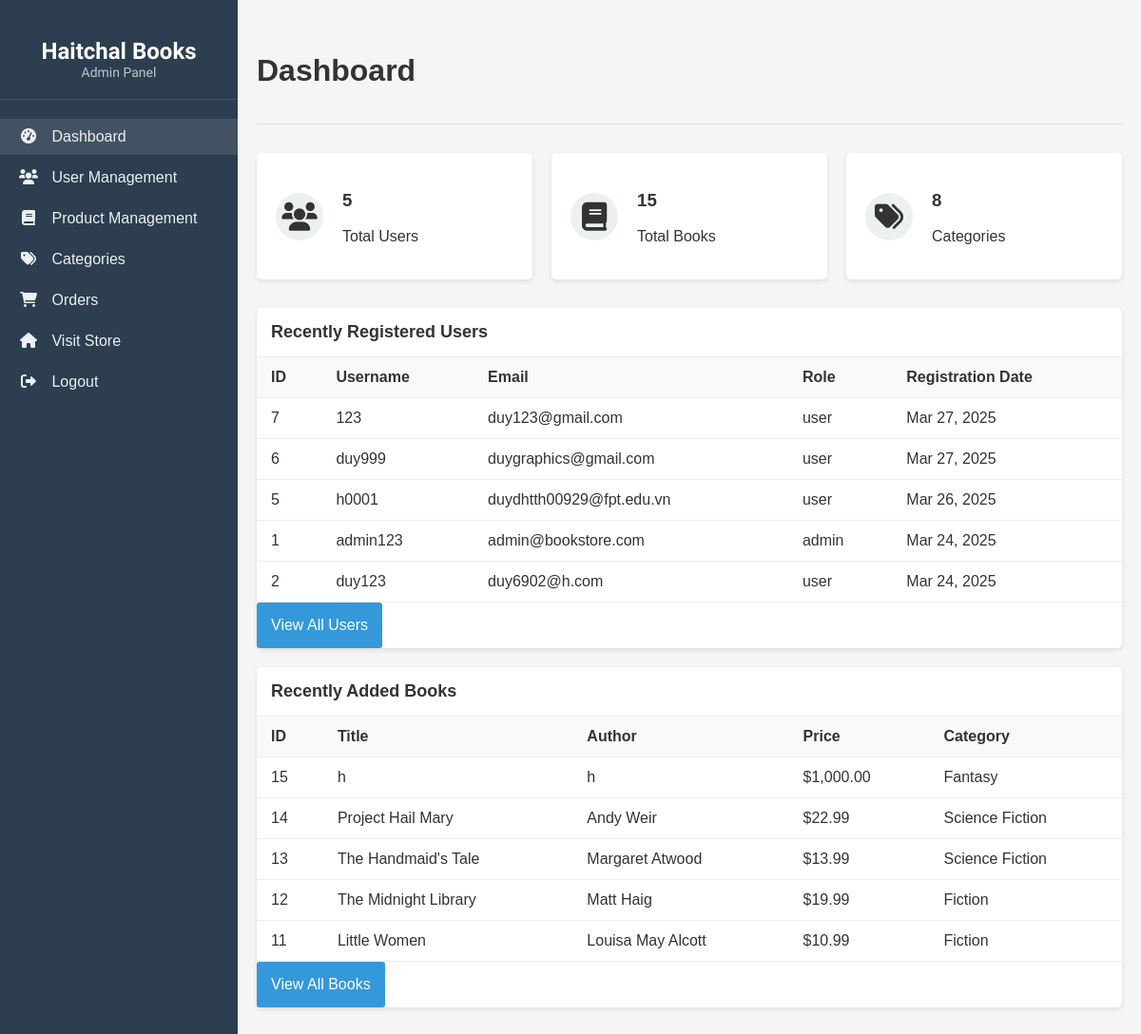
Page /admin/dashboard.php (signed in) on the committed database.
### tables this page shows
CREATE TABLE `users` (
  `user_id` int(11) NOT NULL,
  `username` varchar(50) NOT NULL,
  `password` varchar(255) NOT NULL,
  `email` varchar(100) NOT NULL,
  `name` varchar(100) NOT NULL,
  `address` varchar(255) DEFAULT NULL,
  `phone` varchar(20) DEFAULT NULL,
  `role` enum('admin','user') DEFAULT 'user',
  `registration_date` timestamp NOT NULL DEFAULT current_timestamp(),
  `full_name` varchar(100) DEFAULT NULL,
  `city` varchar(50) DEFAULT NULL,
  `state` varchar(50) DEFAULT NULL,
  `zip_code` varchar(20) DEFAULT NULL
);

CREATE TABLE `books` (
  `book_id` int(11) NOT NULL,
  `title` varchar(255) NOT NULL,
  `author` varchar(100) NOT NULL,
  `isbn` varchar(20) DEFAULT NULL,
  `price` decimal(10,2) NOT NULL,
  `description` text DEFAULT NULL,
  `publication_date` date DEFAULT NULL,
  `publisher` varchar(100) DEFAULT NULL,
  `cover_image` varchar(255) DEFAULT NULL,
  `stock_quantity` int(11) NOT NULL DEFAULT 0,
  `category_id` int(11) DEFAULT NULL,
  `is_featured` tinyint(1) DEFAULT 0
);

CREATE TABLE `categories` (
  `category_id` int(11) NOT NULL,
  `category_name` varchar(50) NOT NULL,
  `description` text DEFAULT NULL
);

### admin/dashboard.php (the view, shortened to what this page needs)
<?php
require_once '../connect.php';
$userCount = $conn->query("SELECT COUNT(*) as count FROM Users")->fetch_assoc()['count'];
$bookCount = $conn->query("SELECT COUNT(*) as count FROM Books")->fetch_assoc()['count'];
$categoryCount = $conn->query("SELECT COUNT(*) as count FROM Categories")->fetch_assoc()['count'];
$recentUsers = $conn->query("SELECT user_id, username, email, role, registration_date FROM Users ORDER BY registration_date DESC LIMIT 5");
$recentBooks = $conn->query("SELECT b.book_id, b.title, b.author, b.price, c.category_name
                             FROM Books b
                             JOIN Categories c ON b.category_id = c.category_id
                             ORDER BY b.book_id DESC LIMIT 5");
?>
<!DOCTYPE html>
<html lang="en">
<head>
    <link rel="stylesheet" href="https://cdnjs.cloudflare.com/ajax/libs/font-awesome/6.0.0/css/all.min.css">
    <link rel="stylesheet" href="../css/admin_styles.css">
</head>
<body>
    <div class="admin-container">
        <div class="sidebar">
            <div class="logo">
                <h1>Haitchal Books</h1>
                <span>Admin Panel</span>
            </div>
            <ul class="nav-menu">
                <li class="nav-item">
                    <a href="dashboard.php" class="nav-link <?php echo basename($_SERVER['PHP_SELF']) == 'dashboard.php' ? 'active' : ''; ?>">
                        <i class="fas fa-tachometer-alt"></i> Dashboard
                    </a>
                </li>
                <li class="nav-item">
                    <a href="user_management.php" class="nav-link <?php echo basename($_SERVER['PHP_SELF']) == 'user_management.php' ? 'active' : ''; ?>">
                        <i class="fas fa-users"></i> User Management
                    </a>
                </li>
                <li class="nav-item">
                    <a href="product_management.php" class="nav-link <?php echo basename($_SERVER['PHP_SELF']) == 'product_management.php' ? 'active' : ''; ?>">
                        <i class="fas fa-book"></i> Product Management
                    </a>
                </li>
                <li class="nav-item">
                    <a href="category_management.php" class="nav-link <?php echo basename($_SERVER['PHP_SELF']) == 'category_management.php' ? 'active' : ''; ?>">
                        <i class="fas fa-tags"></i> Categories
                    </a>
                </li>
                <li class="nav-item">
                    <a href="order_management.php" class="nav-link <?php echo basename($_SERVER['PHP_SELF']) == 'order_management.php' ? 'active' : ''; ?>">
                        <i class="fas fa-shopping-cart"></i> Orders
                    </a>
                </li>
                <li class="nav-item">
                    <a href="../php/homepage.php" class="nav-link">
                        <i class="fas fa-home"></i> Visit Store
                    </a>
                </li>
                <li class="nav-item">
                    <a href="../php/logout.php" class="nav-link">
                        <i class="fas fa-sign-out-alt"></i> Logout
                    </a>
                </li>
            </ul>
        </div>
        <div class="main-content">
            <div class="header">
                <h1><?php echo basename($_SERVER['PHP_SELF']) == 'dashboard.php' ? 'Dashboard' : 'User Management'; ?></h1>
            </div>
            <div class="dashboard-stats">
                <div class="stat-card">
                    <div class="icon users">
                        <i class="fas fa-users"></i>
                    </div>
                    <div class="info">
                        <h3><?php echo $userCount; ?></h3>
                        <p>Total Users</p>
                    </div>
                </div>
                <div class="stat-card">
                    <div class="icon books">
                        <i class="fas fa-book"></i>
                    </div>
                    <div class="info">
                        <h3><?php echo $bookCount; ?></h3>
                        <p>Total Books</p>
                    </div>
                </div>
                <div class="stat-card">
                    <div class="icon categories">
                        <i class="fas fa-tags"></i>
                    </div>
                    <div class="info">
                        <h3><?php echo $categoryCount; ?></h3>
                        <p>Categories</p>
                    </div>
                </div>
            </div>
            <div class="recent-section">
                <h2>Recently Registered Users</h2>
                <table class="data-table">
                    <thead>
                        <tr>
                            <th>ID</th>
                            <th>Username</th>
                            <th>Email</th>
                            <th>Role</th>
                            <th>Registration Date</th>
                        </tr>
                    </thead>
                    <tbody>
                        <?php while ($user = $recentUsers->fetch_assoc()): ?>
                        <tr>
                            <td><?php echo $user['user_id']; ?></td>
                            <td><?php echo htmlspecialchars($user['username']); ?></td>
                            <td><?php echo htmlspecialchars($user['email']); ?></td>
                            <td><?php echo htmlspecialchars($user['role']); ?></td>
                            <td><?php echo date('M d, Y', strtotime($user['registration_date'])); ?></td>
                        </tr>
                        <?php endwhile; ?>
                    </tbody>
                </table>
                <a href="user_management.php" class="btn view-all">View All Users</a>
            </div>
            <div class="recent-section">
                <h2>Recently Added Books</h2>
                <table class="data-table">
                    <thead>
                        <tr>
                            <th>ID</th>
                            <th>Title</th>
                            <th>Author</th>
                            <th>Price</th>
                            <th>Category</th>
                        </tr>
                    </thead>
                    <tbody>
                        <?php while ($book = $recentBooks->fetch_assoc()): ?>
                        <tr>
                            <td><?php echo $book['book_id']; ?></td>
                            <td><?php echo htmlspecialchars($book['title']); ?></td>
                            <td><?php echo htmlspecialchars($book['author']); ?></td>
                            <td>$<?php echo number_format($book['price'], 2); ?></td>
                            <td><?php echo htmlspecialchars($book['category_name']); ?></td>
                        </tr>
                        <?php endwhile; ?>
                    </tbody>
                </table>
                <a href="product_management.php" class="btn view-all">View All Books</a>
            </div>
        </div>
    </div>
</body>
</html>

### admin/dashboard.php (style rules this page uses)
:root { --primary-color: #3498db; --secondary-color: #2c3e50; --success-color: #2ecc71; --danger-color: #e74c3c; --warning-color: #f39c12; --light-color: #ecf0f1; --dark-color: #34495e; }
body { font-family: Arial, sans-serif; background-color: #f5f5f5; color: #333; margin: 0; padding: 0; }
.sidebar { width: 250px; background-color: var(--secondary-color); color: white; padding: 20px 0; }
.sidebar ul { list-style: none; padding: 0; margin: 0; }
.sidebar li { margin-bottom: 5px; }
.sidebar a { display: block; padding: 10px 20px; color: #ecf0f1; text-decoration: none; transition: background-color 0.3s; }
.sidebar a:hover, .sidebar a.active { background-color: rgba(255, 255, 255, 0.1); }
.sidebar a i { margin-right: 10px; width: 20px; text-align: center; }
.header { display: flex; justify-content: space-between; align-items: center; margin-bottom: 30px; padding: 15px 0; border-bottom: 1px solid #ddd; }
.btn { display: inline-block; padding: 8px 15px; background-color: var(--primary-color); color: white; border-radius: 3px; text-decoration: none; border: none; cursor: pointer; transition: background-color 0.3s; }
.dashboard-stats { display: grid; grid-template-columns: repeat(auto-fit, minmax(250px, 1fr)); gap: 20px; margin-bottom: 30px; }
.stat-card { background-color: white; border-radius: 5px; padding: 20px; box-shadow: 0 2px 5px rgba(0,0,0,0.1); display: flex; align-items: center; }
.recent-section, .panel { background-color: white; border-radius: 5px; box-shadow: 0 2px 5px rgba(0,0,0,0.1); margin-bottom: 20px; }
.recent-section h2, .panel-header { padding: 15px; border-bottom: 1px solid #eee; display: flex; justify-content: space-between; align-items: center; margin: 0; }
.recent-section h2 { font-size: 18px; }
.panel-body, .recent-section > *:not(h2) { padding: 15px; }
.data-table, .table { width: 100%; border-collapse: collapse; }
.data-table th, .data-table td, .table th, .table td { padding: 12px 15px; text-align: left; border-bottom: 1px solid #eee; }
.data-table th, .table th { background-color: #f9f9f9; font-weight: 600; }
.logo { text-align: center; padding: 20px; border-bottom: 1px solid rgba(255, 255, 255, 0.1); margin-bottom: 20px; font-family: 'Stick No Bills', sans-serif; }
.logo h1 { font-size: 24px; margin: 0; }
.logo span { display: block; font-size: 14px; opacity: 0.7; }
.nav-menu { list-style: none; padding: 0; margin: 0; }
.nav-item { margin-bottom: 5px; }
.nav-link { display: block; padding: 10px 20px; color: #ecf0f1; text-decoration: none; transition: background-color 0.3s; }
.nav-link:hover, .nav-link.active { background-color: rgba(255, 255, 255, 0.1); }
.nav-link i { margin-right: 10px; width: 20px; text-align: center; }
.panel, .recent-section { background-color: white; border-radius: 5px; box-shadow: 0 2px 5px rgba(0, 0, 0, 0.1); margin-bottom: 20px; }
.panel-header, .recent-section h2 { padding: 15px; border-bottom: 1px solid #eee; display: flex; justify-content: space-between; align-items: center; margin: 0; font-size: 18px; }
.stat-card i { font-size: 30px; margin-right: 20px; width: 50px; height: 50px; background-color: var(--light-color); border-radius: 50%; display: flex; align-items: center; justify-content: center; }
.admin-container { display: flex; min-height: 100vh; }
.main-content { flex: 1; padding: 20px; background-color: #f5f5f5; }

### rows in the picture
users: user_id "7", username "123", email "duy123@gmail.com", role "user", registration_date "Mar 27, 2025"
users: user_id "6", username "duy999", email "duygraphics@gmail.com", role "user", registration_date "Mar 27, 2025"
users: user_id "5", username "h0001", email "duydhtth00929@fpt.edu.vn", role "user", registration_date "Mar 26, 2025"
users: user_id "1", username "admin123", email "admin@bookstore.com", role "admin", registration_date "Mar 24, 2025"
users: user_id "2", username "duy123", email "duy6902@h.com", role "user", registration_date "Mar 24, 2025"
books: book_id "15", title "h", author "h", price "1,000.00", category.category_name "Fantasy"
books: book_id "14", title "Project Hail Mary", author "Andy Weir", price "22.99", category.category_name "Science Fiction"
books: book_id "13", title "The Handmaid's Tale", author "Margaret Atwood", price "13.99", category.category_name "Science Fiction"
books: book_id "12", title "The Midnight Library", author "Matt Haig", price "19.99", category.category_name "Fiction"
books: book_id "11", title "Little Women", author "Louisa May Alcott", price "10.99", category.category_name "Fiction"

### other values in the picture
$userCount "5"
$bookCount "15"
$categoryCount "8"
